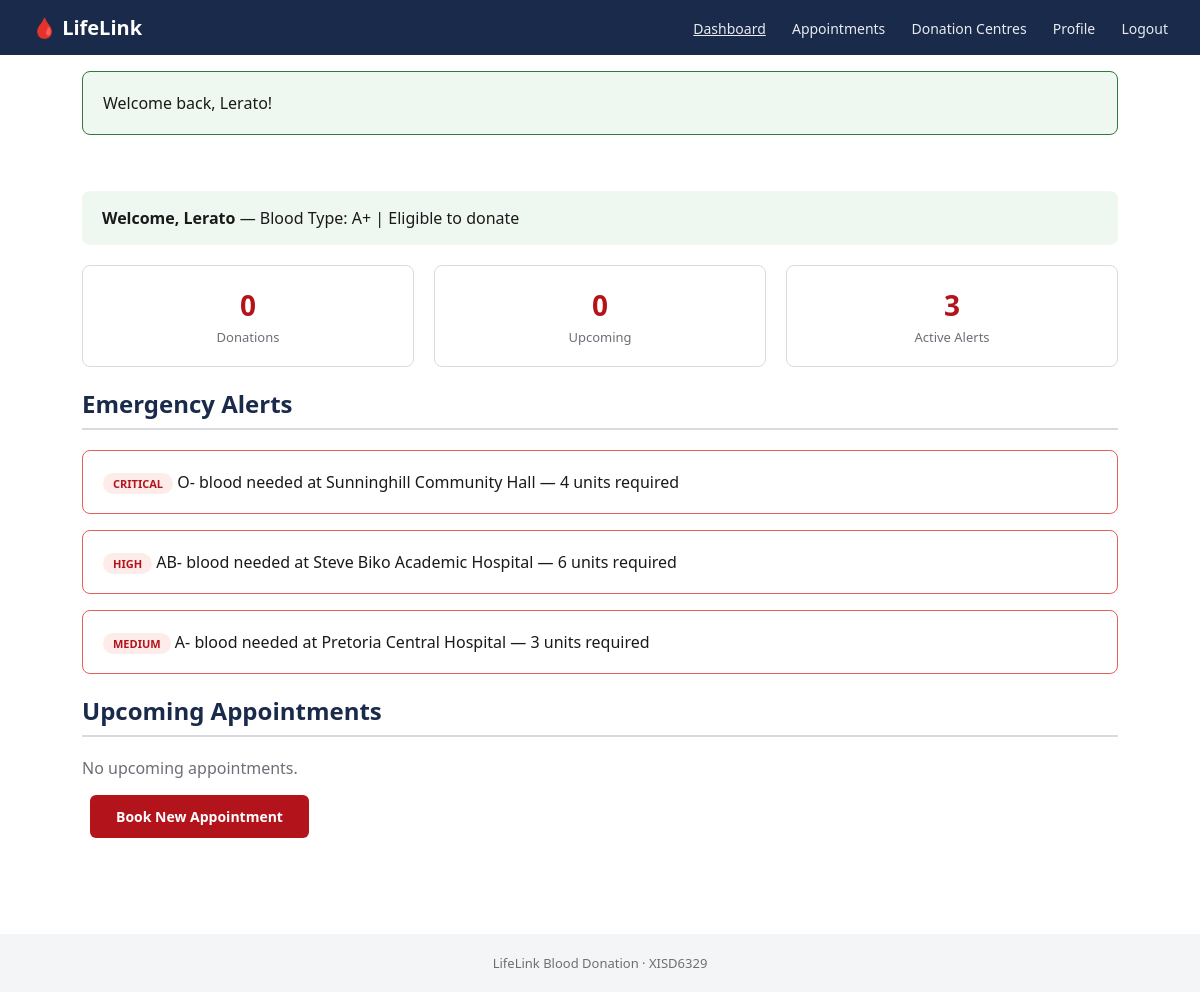
Page /pages/dashboard.php (signed in) on the earlier database version.
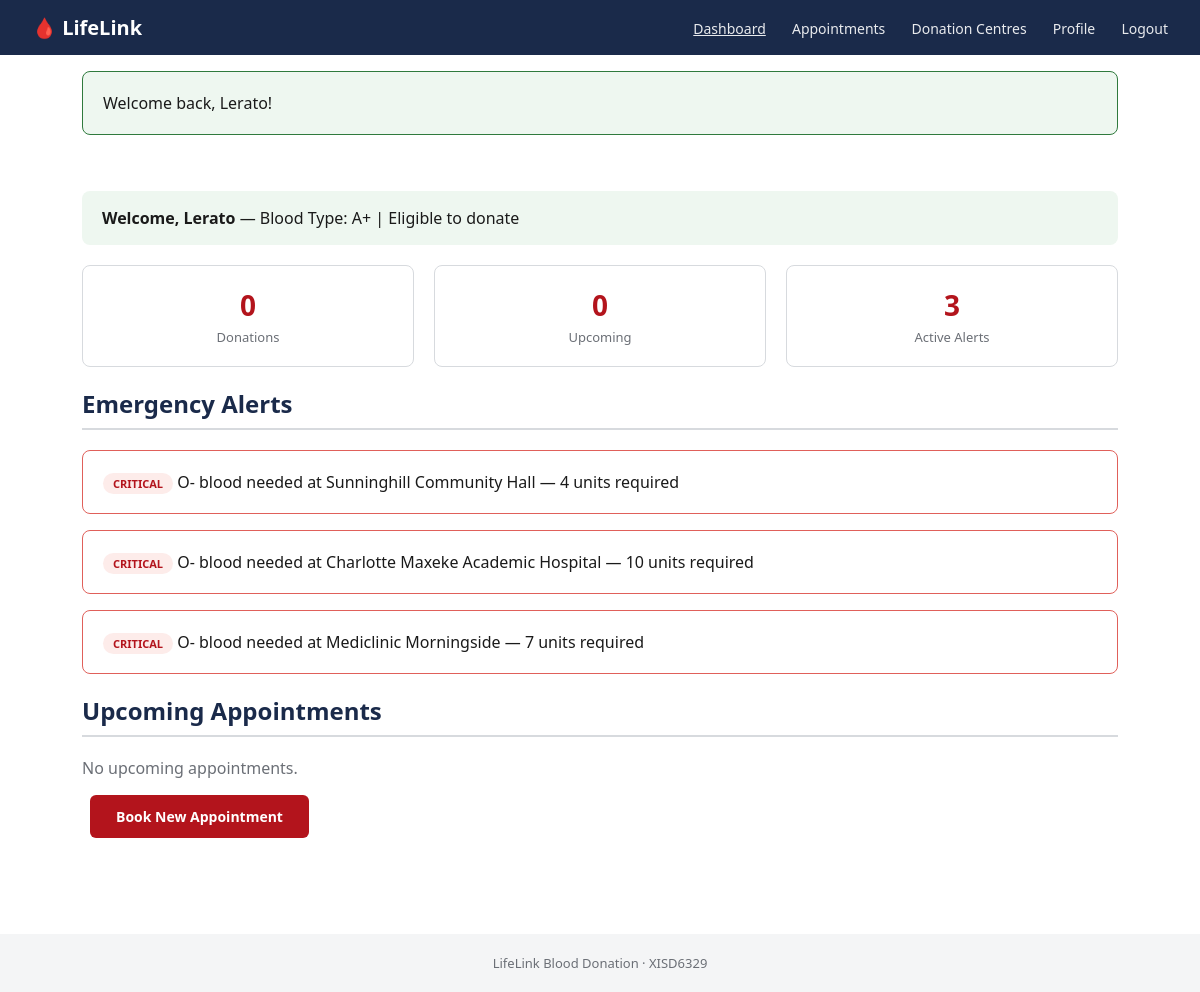
Same page on the later database version.
### tables this page shows
CREATE TABLE alerts (
  alert_id INT AUTO_INCREMENT PRIMARY KEY,
  hospital_id INT NOT NULL,
  blood_type_id INT NOT NULL,
  units_needed INT NOT NULL,
  urgency_level VARCHAR(20) NOT NULL DEFAULT 'Medium',  
  status VARCHAR(20) NOT NULL DEFAULT 'Active',  
  alerted_at TIMESTAMP NOT NULL DEFAULT CURRENT_TIMESTAMP,
  FOREIGN KEY (hospital_id) REFERENCES hospitals(hospital_id),
  FOREIGN KEY (blood_type_id) REFERENCES blood_types(blood_type_id)
);

CREATE TABLE blood_types (
  blood_type_id INT AUTO_INCREMENT PRIMARY KEY,
  code VARCHAR(5) NOT NULL UNIQUE
);

CREATE TABLE hospitals (
  hospital_id INT AUTO_INCREMENT PRIMARY KEY,
  hospital_name VARCHAR(150) NOT NULL,
  address VARCHAR(255) NOT NULL,
  latitude DECIMAL(10,6),
  longitude DECIMAL(10,6),
  contact_email VARCHAR(150),
  contact_phone VARCHAR(30),
  operating_hours VARCHAR(100),
  is_approved TINYINT(1) NOT NULL DEFAULT 1
);

### pages/dashboard.php (the view, shortened to what this page needs)
<?php
$pdo = db();
$donorId = $_SESSION['donor_id'];
$stmt = $pdo->prepare(
    "SELECT d.first_name, bt.code AS blood_type, d.last_donation_date
     FROM donors d JOIN blood_types bt ON bt.blood_type_id = d.blood_type_id
     WHERE d.donor_id = ?"
);
$stmt->execute([$donorId]);
$donor = $stmt->fetch();
$eligible = true;
$countStmt = $pdo->prepare("SELECT COUNT(*) FROM appointments WHERE donor_id = ? AND status = 'Completed'");
$countStmt->execute([$donorId]);
$donationCount = (int)$countStmt->fetchColumn();
$upcomingStmt = $pdo->prepare(
    "SELECT a.appointment_id, a.scheduled_date, a.scheduled_time, h.hospital_name, a.status
     FROM appointments a JOIN hospitals h ON h.hospital_id = a.hospital_id
     WHERE a.donor_id = ? AND a.status = 'Confirmed' AND a.scheduled_date >= CURDATE()
     ORDER BY a.scheduled_date ASC, a.scheduled_time ASC"
);
$upcomingStmt->execute([$donorId]);
$upcoming = $upcomingStmt->fetchAll();
$alertsStmt = $pdo->query(
    "SELECT al.units_needed, al.urgency_level, h.hospital_name, bt.code AS full_type
     FROM alerts al JOIN hospitals h ON h.hospital_id = al.hospital_id JOIN blood_types bt ON bt.blood_type_id = al.blood_type_id
     WHERE al.status = 'Active'
     ORDER BY FIELD(al.urgency_level,'Critical','High','Medium','Low') LIMIT 3"
);
$alerts = $alertsStmt->fetchAll();
include __DIR__ . '/../includes/header.php';
?>
  <div class="section">
    <div class="dash-welcome">
      <strong>Welcome, <?= htmlspecialchars($donor['first_name']) ?></strong> —
      Blood Type: <?= htmlspecialchars($donor['blood_type']) ?> |
      <?= $eligible ? 'Eligible to donate' : 'Not yet eligible (56-day rule)' ?>
    </div>
    <div class="stats">
      <div class="stat-card"><div class="num"><?= $donationCount ?></div><div class="label">Donations</div></div>
      <div class="stat-card"><div class="num"><?= count($upcoming) ?></div><div class="label">Upcoming</div></div>
      <div class="stat-card"><div class="num"><?= count($alerts) ?></div><div class="label">Active Alerts</div></div>
    </div>
    <h2>Emergency Alerts</h2>
    <?php if (empty($alerts)): ?>
      <p style="color:var(--grey);">No active emergency alerts right now.</p>
    <?php else: foreach ($alerts as $a): ?>
      <div class="card" style="border-color:#e0605a;">
        <span class="badge" style="background:#fdecea;color:#b3141c;"><?= strtoupper($a['urgency_level']) ?></span>
        <?= htmlspecialchars($a['full_type']) ?> blood needed at <?= htmlspecialchars($a['hospital_name']) ?> —
        <?= (int)$a['units_needed'] ?> units required
      </div>
    <?php endforeach; endif; ?>
    <h2>Upcoming Appointments</h2>
    <?php if (empty($upcoming)): ?>
      <p style="color:var(--grey);">No upcoming appointments.</p>
    <?php endif; ?>
    <p style="margin-top:16px;"><a class="btn btn-primary" href="book_appointment.php">Book New Appointment</a></p>
  </div>
<?php include __DIR__ . '/../includes/footer.php'; ?>

Differences in the rows shown:
no longer on this page (row unchanged): alerts: urgency_level "HIGH", blood_type.code "AB-", hospital.hospital_name "Steve Biko Academic Hospital", units_needed "6"
no longer on this page (row unchanged): alerts: urgency_level "MEDIUM", blood_type.code "A-", hospital.hospital_name "Pretoria Central Hospital", units_needed "3"
added alerts: urgency_level "CRITICAL", blood_type.code "O-", hospital.hospital_name "Charlotte Maxeke Academic Hospital", units_needed "10"
added alerts: urgency_level "CRITICAL", blood_type.code "O-", hospital.hospital_name "Mediclinic Morningside", units_needed "7"
